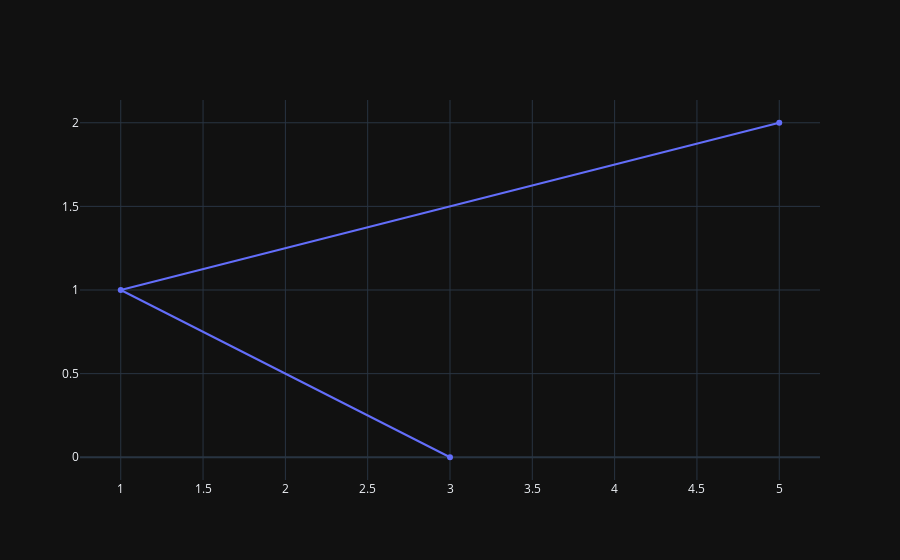

Write notebook code for a chart like this one.
### Code cell
# similarly if passed x, only the y assumed to be the index of x i.e. [0,1,2]
offline.iplot(
    [{'x': [3, 1, 5]}]
)

### Figure 1 — Plotly figure (JSON) as saved in the notebook; plotly's stock layout.template omitted (floating-point values rounded to 4 significant figures)
{"data": [{"x": [3, 1, 5], "type": "scatter"}], "layout": {}}
